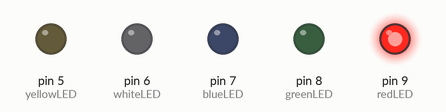
A sketch run on a simulated Arduino Uno, built with avr-gcc and run on an emulated ATmega328P. Shown: output pins drawn as LEDs (lit = HIGH).

Above: at 0.5 s.
At 2.5 s:
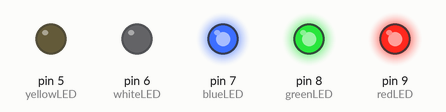
At 5.0 s:
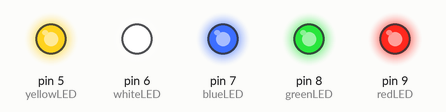
At 8.5 s:
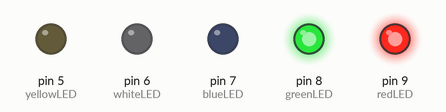
At 12.0 s:
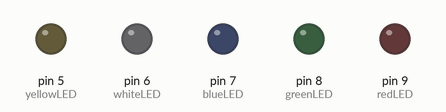
At 18.5 s:
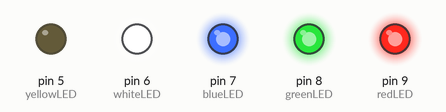
Timing chart, 0 to 19.5 s (numbered marks = the images above):
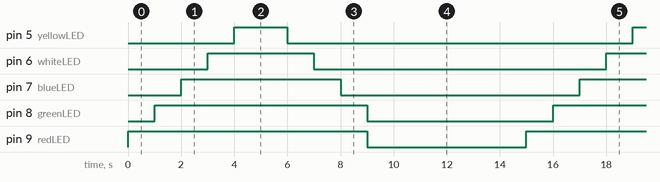

Measured:
- by itself, pin 5 (yellowLED): alternates HIGH for 2.0 s and LOW for 13.0 s
- by itself, pin 6 (whiteLED): alternates HIGH for 4.0 s and LOW for 11.0 s
- by itself, pin 7 (blueLED): alternates HIGH for 6.0 s and LOW for 9.0 s
- by itself, pin 8 (greenLED): alternates HIGH for 8.0 s and LOW for 7.0 s
- by itself, pin 9 (redLED): alternates HIGH for 9.0 s and LOW for 6.0 s

The sketch:

Multiple_LED_Blinking_in_Sequence.ino
```cpp
// Define constants for the LED pins
const int redLED = 9;
const int greenLED = 8;
const int blueLED = 7;
const int whiteLED = 6;
const int yellowLED = 5;
// Define a constant for the delay time in milliseconds
const int delayTime = 1000;

void setup() {
  // Set the LED pins as output
  pinMode(redLED, OUTPUT);
  pinMode(greenLED, OUTPUT);
  pinMode(blueLED, OUTPUT);
  pinMode(whiteLED, OUTPUT);
  pinMode(yellowLED, OUTPUT);
}

void loop() {
  // Loop to incrementally turn on LEDs
  for (int i = 1; i <= 5; i++) {
    // Turn on LEDs based on the current value of i
    if (i == 1) {
      digitalWrite(redLED, HIGH);
      digitalWrite(greenLED, LOW);
      digitalWrite(blueLED, LOW);
      digitalWrite(whiteLED, LOW);
      digitalWrite(yellowLED, LOW);
    } else if (i == 2) {
      digitalWrite(redLED, HIGH);
      digitalWrite(greenLED, HIGH);
      digitalWrite(blueLED, LOW);
      digitalWrite(whiteLED, LOW);
      digitalWrite(yellowLED, LOW);
    } else if (i == 3) {
      digitalWrite(redLED, HIGH);
      digitalWrite(greenLED, HIGH);
      digitalWrite(blueLED, HIGH);
      digitalWrite(whiteLED, LOW);
      digitalWrite(yellowLED, LOW);
    } else if (i == 4) {
      digitalWrite(redLED, HIGH);
      digitalWrite(greenLED, HIGH);
      digitalWrite(blueLED, HIGH);
      digitalWrite(whiteLED, HIGH);
      digitalWrite(yellowLED, LOW);
    } else if (i == 5) {
      digitalWrite(redLED, HIGH);
      digitalWrite(greenLED, HIGH);
      digitalWrite(blueLED, HIGH);
      digitalWrite(whiteLED, HIGH);
      digitalWrite(yellowLED, HIGH);
    }
    // Wait for the defined delay time
    delay(delayTime);
  }

  // Loop to decrementally turn off LEDs
  for (int j = 5; j >= 1; j--) {
    // Turn off LEDs based on the current value of j
    if (j == 5) {
      digitalWrite(redLED, HIGH);
      digitalWrite(greenLED, HIGH);
      digitalWrite(blueLED, HIGH);
      digitalWrite(whiteLED, HIGH);
      digitalWrite(yellowLED, HIGH);
    } else if (j == 4) {
      digitalWrite(redLED, HIGH);
      digitalWrite(greenLED, HIGH);
      digitalWrite(blueLED, HIGH);
      digitalWrite(whiteLED, HIGH);
      digitalWrite(yellowLED, LOW);
    } else if (j == 3) {
      digitalWrite(redLED, HIGH);
      digitalWrite(greenLED, HIGH);
      digitalWrite(blueLED, HIGH);
      digitalWrite(whiteLED, LOW);
      digitalWrite(yellowLED, LOW);
    } else if (j == 2) {
      digitalWrite(redLED, HIGH);
      digitalWrite(greenLED, HIGH);
      digitalWrite(blueLED, LOW);
      digitalWrite(whiteLED, LOW);
      digitalWrite(yellowLED, LOW);
    } else if (j == 1) {
      digitalWrite(redLED, HIGH);
      digitalWrite(greenLED, LOW);
      digitalWrite(blueLED, LOW);
      digitalWrite(whiteLED, LOW);
      digitalWrite(yellowLED, LOW);

      // If you want to turn off all LEDs before starting a new sequence
      digitalWrite(redLED, LOW);
      digitalWrite(greenLED, LOW);
      digitalWrite(blueLED, LOW);
      digitalWrite(whiteLED, LOW);
      digitalWrite(yellowLED, LOW);
      // Wait for 5 seconds before starting the new sequence
      delay(5000);
    }
    // Delay before moving to the next step
    delay(delayTime);
  }
}
```
